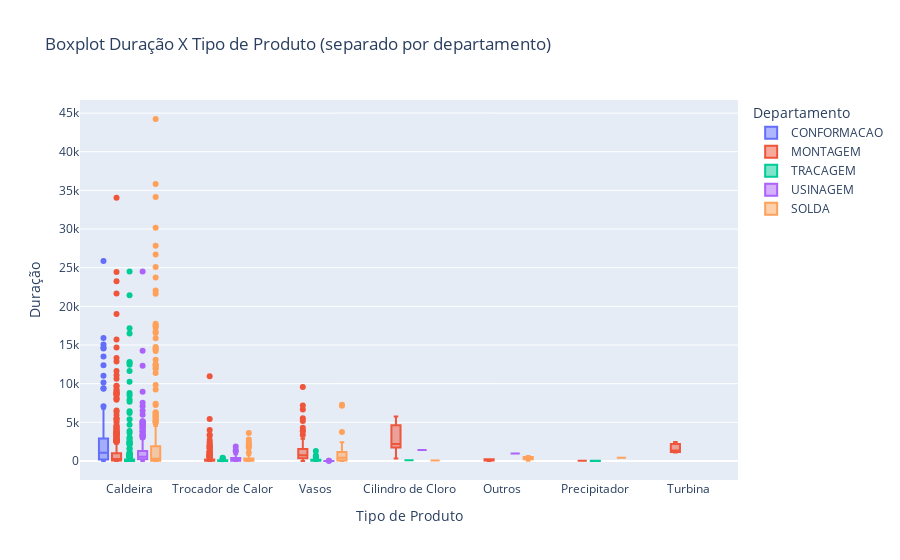

Notebook code cell kept with this figure:
### Markdown cell above
#### Boxplot Duração X Tipo de Produto (separado por departamento)
----

### Code cell
fig = px.box(
    data_frame=my_data,
    x="TipodeProduto",  # Nome do produto
    y="SomaDeHorasApontadasUnitario",  # Duração
    color="Andrea_DEPARTAMENTO.Descricao",  # Departamento (usado para agrupar por cor)
    title="Boxplot Duração X Tipo de Produto (separado por departamento)",  # Título do gráfico
    labels={"TipodeProduto": "Tipo de Produto", "SomaDeHorasApontadasUnitario": "Duração (Horas Unitárias)", "Andrea_DEPARTAMENTO.Descricao": "Departamento" },  # Rótulos personalizados
)

# Ajustando o layout
fig.update_layout(
    boxmode="group",  # Agrupamento dos boxplots
    yaxis=dict(title="Duração"),  # Título do eixo Y
)

# Mostrando o gráfico
fig.show()

### Figure 1 — Plotly figure (JSON) as saved in the notebook; plotly's stock layout.template omitted (floating-point values rounded to 4 significant figures; data arrays with more than 128 entries replaced by an {"elided": "..."} marker saying what was removed)
{"data": [{"alignmentgroup": "True", "hovertemplate": "Departamento=CONFORMACAO<br>Tipo de Produto=%{x}<br>Duração (Horas Unitárias)=%{y}<extra></extra>", "legendgroup": "CONFORMACAO", "marker": {"color": "#636efa"}, "name": "CONFORMACAO", "notched": false, "offsetgroup": "CONFORMACAO", "orientation": "v", "showlegend": true, "type": "box", "x": ["Caldeira", "Caldeira", "Caldeira", "Caldeira", "Caldeira", "Caldeira", "Caldeira", "Caldeira", "Caldeira", "Caldeira", "Caldeira", "Caldeira", "Caldeira", "Caldeira", "Caldeira", "Caldeira", "Caldeira", "Caldeira", "Caldeira", "Caldeira", "Caldeira", "Caldeira", "Caldeira", "Caldeira", "Caldeira", "Caldeira", "Caldeira", "Caldeira", "Caldeira", "Caldeira", "Caldeira", "Caldeira", "Caldeira", "Caldeira", "Caldeira", "Caldeira", "Caldeira", "Caldeira", "Caldeira", "Caldeira", "Caldeira", "Caldeira", "Caldeira", "Caldeira", "Caldeira", "Caldeira", "Caldeira", "Caldeira", "Caldeira", "Caldeira", "Caldeira", "Caldeira", "Caldeira", "Caldeira", "Caldeira", "Caldeira", "Caldeira", "Caldeira", "Caldeira", "Caldeira", "Caldeira", "Caldeira", "Caldeira", "Caldeira", "Caldeira", "Caldeira", "Caldeira", "Caldeira", "Caldeira", "Caldeira", "Caldeira", "Caldeira", "Caldeira", "Caldeira", "Caldeira", "Caldeira", "Caldeira", "Caldeira", "Caldeira", "Caldeira", "Caldeira", "Caldeira", "Caldeira", "Caldeira", "Caldeira", "Caldeira", "Caldeira", "Caldeira", "Caldeira", "Caldeira", "Caldeira", "Caldeira", "Caldeira", "Caldeira", "Caldeira", "Caldeira", "Caldeira", "Caldeira", "Caldeira", "Caldeira", "Caldeira", "Caldeira", "Caldeira", "Caldeira", "Caldeira", "Caldeira", "Caldeira", "Caldeira", "Caldeira", "Caldeira", "Caldeira", "Caldeira", "Caldeira", "Caldeira", "Caldeira", "Caldeira", "Caldeira", "Caldeira", "Caldeira", "Caldeira"], "x0": " ", "xaxis": "x", "y": [4030, 66, 2970, 13510.0, 48, 1775, 14, 41, 128, 17, 371, 33, 82, 96, 689, 16, 418, 52, 2929, 3970, 191, 4030, 66, 2970, 328, 1055, 1660, 15920, 7075, 5942, 1009, 1904, 6756.0, 2099, 557, 259, 1093, 985, 5035, 19, 9355, 15, 15080, 1765, 2494, 501, 2801, 2509, 1030, 1440, 203, 1092, 263, 520, 520, 9408, 2645, 14550.0, 2170.0, 37, 4, 842, 1599, 50, 416, 1200, 868, 5030, 2822.0, 14676, 6007, 1233, 2995, 11034, 4129, 1739, 4038, 1596, 2058, 799.2, 2866, 3307, 1198, 30, 51, 30, 37, 88, 50, 60, 80, 150, 440, 456, 490, 553, 130, 170, 195, 574, 612, 758, 760, 650, 1368, 1460, 300, 395, 1815, 1918, 3015, 1236, 1350, 2655, 4420, 3212, 12388, 2279, 10165, 25853], "y0": " ", "yaxis": "y"}, {"alignmentgroup": "True", "hovertemplate": "Departamento=MONTAGEM<br>Tipo de Produto=%{x}<br>Duração (Horas Unitárias)=%{y}<extra></extra>", "legendgroup": "MONTAGEM", "marker": {"color": "#EF553B"}, "name": "MONTAGEM", "notched": false, "offsetgroup": "MONTAGEM", "orientation": "v", "showlegend": true, "type": "box", "x": {"elided": "870 str values"}, "x0": " ", "xaxis": "x", "y": {"elided": "870 float values"}, "y0": " ", "yaxis": "y"}, {"alignmentgroup": "True", "hovertemplate": "Departamento=TRACAGEM<br>Tipo de Produto=%{x}<br>Duração (Horas Unitárias)=%{y}<extra></extra>", "legendgroup": "TRACAGEM", "marker": {"color": "#00cc96"}, "name": "TRACAGEM", "notched": false, "offsetgroup": "TRACAGEM", "orientation": "v", "showlegend": true, "type": "box", "x": {"elided": "541 str values"}, "x0": " ", "xaxis": "x", "y": {"elided": "541 float values"}, "y0": " ", "yaxis": "y"}, {"alignmentgroup": "True", "hovertemplate": "Departamento=USINAGEM<br>Tipo de Produto=%{x}<br>Duração (Horas Unitárias)=%{y}<extra></extra>", "legendgroup": "USINAGEM", "marker": {"color": "#ab63fa"}, "name": "USINAGEM", "notched": false, "offsetgroup": "USINAGEM", "orientation": "v", "showlegend": true, "type": "box", "x": {"elided": "393 str values"}, "x0": " ", "xaxis": "x", "y": {"elided": "393 float values"}, "y0": " ", "yaxis": "y"}, {"alignmentgroup": "True", "hovertemplate": "Departamento=SOLDA<br>Tipo de Produto=%{x}<br>Duração (Horas Unitárias)=%{y}<extra></extra>", "legendgroup": "SOLDA", "marker": {"color": "#FFA15A"}, "name": "SOLDA", "notched": false, "offsetgroup": "SOLDA", "orientation": "v", "showlegend": true, "type": "box", "x": {"elided": "504 str values"}, "x0": " ", "xaxis": "x", "y": {"elided": "504 float values"}, "y0": " ", "yaxis": "y"}], "layout": {"boxmode": "group", "legend": {"title": {"text": "Departamento"}, "tracegroupgap": 0}, "title": {"text": "Boxplot Duração X Tipo de Produto (separado por departamento)"}, "xaxis": {"anchor": "y", "domain": [0, 1], "title": {"text": "Tipo de Produto"}}, "yaxis": {"anchor": "x", "domain": [0, 1], "title": {"text": "Duração"}}}}
